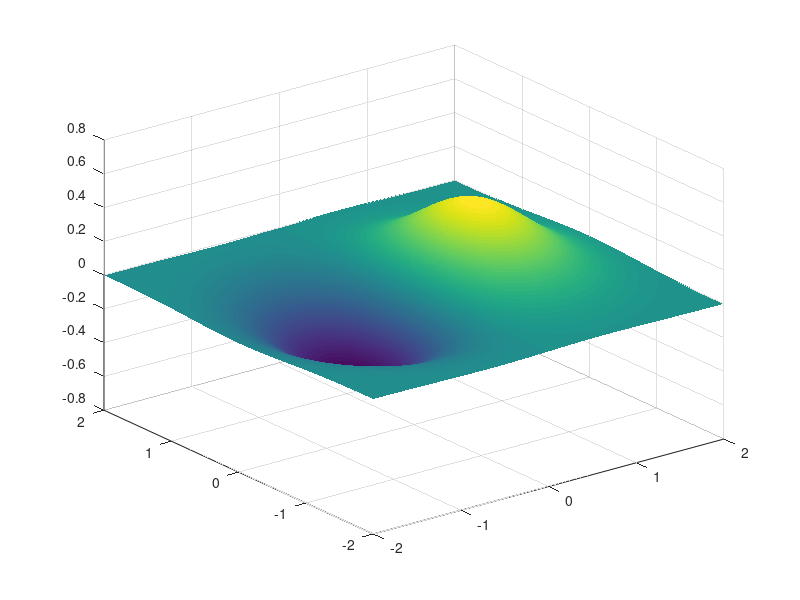

This chart was generated by the following MATLAB code:
# octave script for fun and profit

# size of mask (desired output matrix size)
masksize = 512;

# desired scale factor
scale = 2;

# create a meshgrid over which to evaluate the functions
x = linspace(-scale, scale, masksize);
y = x;
[X,Y] = meshgrid(x);

# evaluate a given function
F = X .* exp(-X .^ 2 - Y .^ 2);

# plot the given function
aux=figure();
surf(X,Y,F);
shading interp;
saveas(aux, '/data/output.png', 'png');
